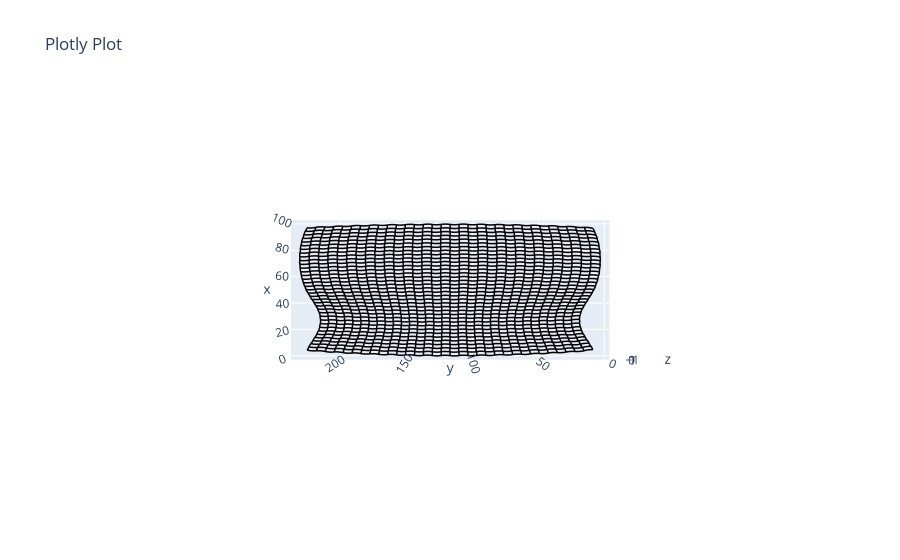

Source (notebook cell):
### Code cell
reference_point = [0,0,0]                         # The network will be scaler relative to this point
net.scale_vertices(reference_point, net.l_scalar, account_for_leafs=False) # If you don't provide a scalar, it will use network.l_scalar automatically. Note, that in this particular case, there are no leafs, so the last argument is not necessary.

#  You can plot the scaled network like this
# net.net_plot(color=True, plot_type='scaled')

# Determine the Radius and Angle of the circle that define the arc of each element
R, th = net.arc_param()
# for the arc length (net.l1 * net.l_scalar) is used unless specified otherwise, for the cord length (net.l0) is used unless specified otherwise
xyz = net.arc_points(n = 9) 

net.net_plot(color=True, plot_type='arcs', elables=False)
net.l_scalar, correction_scalar

### Figure 1 — Plotly figure (JSON) as saved in the notebook; plotly's stock layout.template omitted (floating-point values rounded to 4 significant figures; data arrays with more than 128 entries replaced by an {"elided": "..."} marker saying what was removed)
{"data": [{"line": {"color": "black", "width": 3}, "mode": "lines", "type": "scatter3d", "x": {"elided": "23070 float values"}, "y": {"elided": "23070 float values"}, "z": {"elided": "23070 int values"}}], "layout": {"scene": {"aspectmode": "data", "camera": {"eye": {"x": 0, "y": 0, "z": 11.54}}}, "title": {"text": "Plotly Plot"}}}
